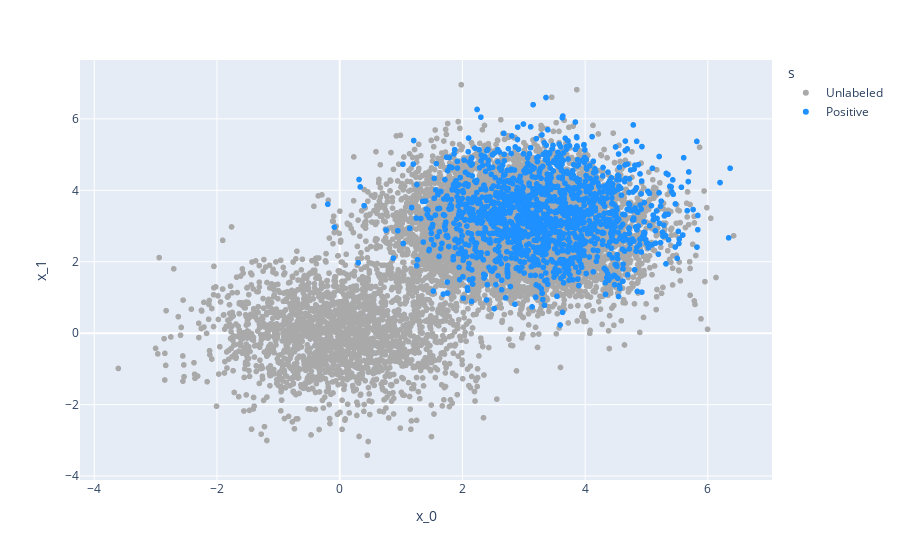

The cell this chart's notebook holds for it:
### Code cell
from utils import plot_x_s
plot_x_s(x, s)

### Figure 1 — Plotly figure (JSON) as saved in the notebook; plotly's stock layout.template omitted (floating-point values rounded to 4 significant figures; data arrays with more than 128 entries replaced by an {"elided": "..."} marker saying what was removed)
{"data": [{"hovertemplate": "s=Unlabeled<br>x_0=%{x}<br>x_1=%{y}<extra></extra>", "legendgroup": "Unlabeled", "marker": {"color": "#A9A9A9", "symbol": "circle"}, "mode": "markers", "name": "Unlabeled", "showlegend": true, "type": "scattergl", "x": {"elided": "8578 float values"}, "xaxis": "x", "y": {"elided": "8578 float values"}, "yaxis": "y"}, {"hovertemplate": "s=Positive<br>x_0=%{x}<br>x_1=%{y}<extra></extra>", "legendgroup": "Positive", "marker": {"color": "#1E90FF", "symbol": "circle"}, "mode": "markers", "name": "Positive", "showlegend": true, "type": "scattergl", "x": {"elided": "1422 float values"}, "xaxis": "x", "y": {"elided": "1422 float values"}, "yaxis": "y"}], "layout": {"legend": {"title": {"text": "s"}, "tracegroupgap": 0}, "margin": {"t": 60}, "xaxis": {"anchor": "y", "domain": [0, 1], "title": {"text": "x_0"}}, "yaxis": {"anchor": "x", "domain": [0, 1], "title": {"text": "x_1"}}}}
